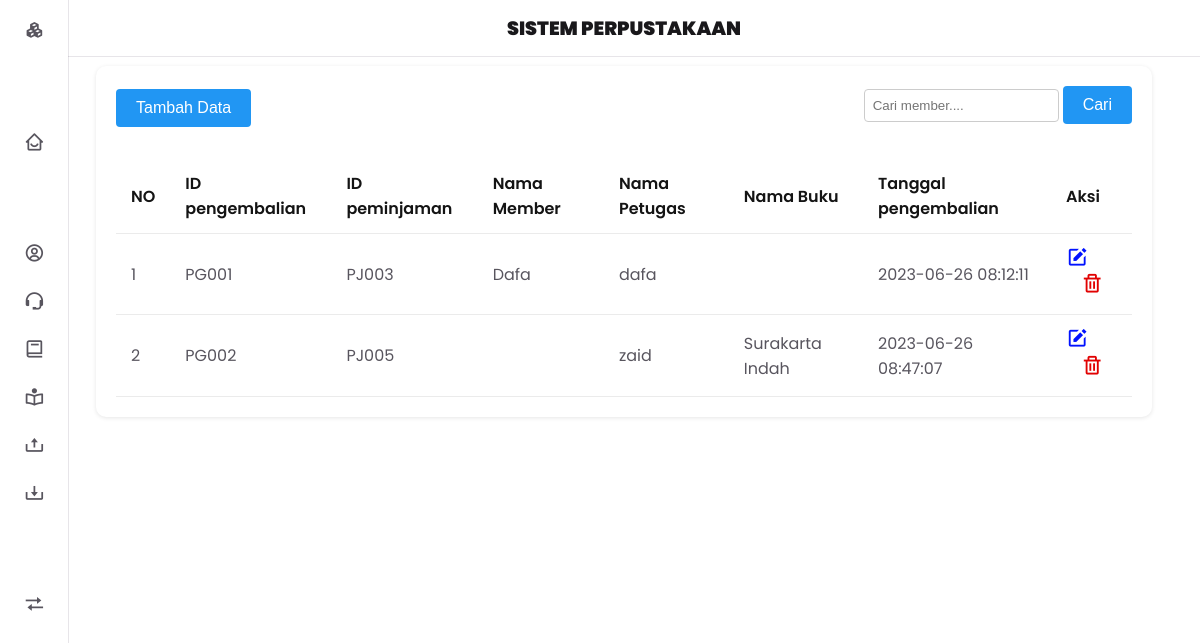
Screenshot of /public/pengembalian with the database file from the repository.
### tables this page shows
CREATE TABLE `pengembalian` (
  `id_pengembalian` varchar(20) NOT NULL,
  `id_bukuFK` varchar(20) DEFAULT NULL,
  `id_petugasFK` varchar(20) DEFAULT NULL,
  `id_memberFK` varchar(20) DEFAULT NULL,
  `id_peminjamanFK` varchar(20) DEFAULT NULL,
  `tanggal_pengembalian` datetime DEFAULT current_timestamp()
);

CREATE TABLE `member` (
  `id_member` varchar(20) NOT NULL,
  `nama_member` varchar(100) DEFAULT NULL,
  `alamat_member` varchar(255) DEFAULT NULL,
  `telp_member` varchar(15) DEFAULT NULL
);

CREATE TABLE `petugas` (
  `id_petugas` varchar(20) NOT NULL,
  `nama_petugas` varchar(100) DEFAULT NULL,
  `alamat_petugas` varchar(255) DEFAULT NULL,
  `telp_petugas` varchar(15) DEFAULT NULL
);

CREATE TABLE `buku` (
  `id_buku` varchar(20) NOT NULL,
  `kode_buku` varchar(20) DEFAULT NULL,
  `judul_buku` varchar(255) DEFAULT NULL,
  `penerbit_buku` varchar(255) DEFAULT NULL,
  `tahun_penerbit` date DEFAULT NULL
);

### app/core/Controller.php (called while the page is built, shortened)
<?php
class Controller{
    public function view($view, $data =[])
    {
        require_once '../app/views/'. $view . '.php';
    }
    public function model($model)
    {
        return new $model;
    }
}

### app/controllers/Pengembalian.php (called while the page is built, shortened)
<?php
class Pengembalian extends Controller{
    public function index()
    {
        $data['judul'] = 'Data Pengembalian';
        $data['pngmbln'] = $this->model('Pengembalian_model')->getAllPengembalian();
        $this->view('pengembalian/index', $data);
    }
}

### app/core/App.php (called while the page is built, shortened)
<?php
class App{
    protected $method = 'index';
    protected $params = [];
    public function __construct()
    {
        $this->controller = new $this->controller;
        call_user_func_array([$this->controller, $this->method], $this->params);
    }
}

### public/index.php (called while the page is built, shortened)
<?php
$app = new App;

### app/core/Database.php (called while the page is built, shortened)
<?php
class Database{
    private $host = DB_HOST;
    private $user = DB_USER;
    private $pass = DB_PASS;
    private $db_name = DB_NAME;
    private $dbh;
    private $stmt;
    public function __construct()
    {
        $dsn = 'mysql:host=' . $this->host. ';dbname=' . $this->db_name ;
        $option = [
            PDO::ATTR_PERSISTENT => true,
            PDO::ATTR_ERRMODE => PDO::ERRMODE_EXCEPTION
        ];
        try{
            $this->dbh = new PDO($dsn, $this->user, $this->pass, $option);
        }catch(PDOException $e){
            die($e->getMessage());
        }
    }
    public function query($query)
    {
        $this->stmt = $this->dbh->prepare($query);
    }
    public function execute()
    {
        $this->stmt->execute();
    }
    public function resultSet()
    {
        $this->execute();
        return $this->stmt->fetchAll(PDO::FETCH_ASSOC);
    }
}

### app/models/Pengembalian_model.php (called while the page is built, shortened)
<?php
class Pengembalian_model{
    private $db;
    public function __construct()
    {
        $this->db = new Database;
    }
    public function getAllPengembalian()
    {
        $this->db->query('SELECT * FROM
                        pengembalian
                        LEFT JOIN buku ON buku.id_buku = pengembalian.id_bukuFK
                        LEFT JOIN member ON member.id_member = pengembalian.id_memberFK
                        LEFT JOIN petugas ON petugas.id_petugas = pengembalian.id_petugasFK
                        LEFT JOIN peminjaman ON peminjaman.id_peminjaman=pengembalian.id_peminjamanFK');
        return $this->db->resultSet();
    }
}

### app/views/pengembalian/index.php (the view)
<div class="main__container">
    <div class="table-container">
      <div class="button-container">
        <div class="left-button">
          <button onclick="window.location.href='<?=BASEURL;?>/pengembalian/add'" class="add-button">Tambah Data</button>
        </div>
        <form method="POST" action="">
          <div class="right-container">
            <input type="text" class="search-input" placeholder="Cari member...." name="filter">
            <button type="submit" name="search" class="search-button">Cari</button>
          </div>
        </form>
      </div>
      <table class="table">
        <thead>
          <tr>
          <th>NO</th>
          <th>ID pengembalian</th>
          <th>ID peminjaman</th>
          <th>Nama Member</th>
          <th>Nama Petugas</th>
          <th>Nama Buku</th>
          <th>Tanggal pengembalian</th>
          <th>Aksi</th>
          </tr>
        </thead>
        <?php
        $no = 1;
        foreach($data['pngmbln'] as $pngmbln):
        ?>
        <tbody>
            <td><?= $no++; ?></td>
            <td><?= $pngmbln['id_pengembalian']; ?></td>
            <td><?= $pngmbln['id_peminjamanFK']; ?></td>
            <td><?= $pngmbln['nama_member']; ?></td>
            <td><?= $pngmbln['nama_petugas']; ?></td>
            <td><?= $pngmbln['judul_buku']; ?></td>
            <td><?= $pngmbln['tanggal_pengembalian']; ?></td>
            <td>
              <a href="<?= BASEURL;?>/pengembalian/edit/<?= $pngmbln['id_pengembalian']; ?>" class="edit-button"><i class='bx bxs-edit'></i></a>
              <a href="<?= BASEURL; ?>/pengembalian/hapus/<?=$pngmbln['id_pengembalian'];?>" onclick="return confirm('Yakin Menghapus buku?')" class="delete-button"><i class='bx bx-trash' ></i></a>
            </td>
        </tbody>
        <?php endforeach; ?>
      </table>
    </div>
  </div>

### public/css/style.css (style rules this page uses)
:root { --header-height: 3.5rem; --nav-width: 219px; --first-color: #6923d0; --frist-color-light: #f4f0fa; --title-color: #19181b; --text-color: #58555e; --text-color-light: #a5a1aa; --body-color: #ffffff; --container-color: #fff; --card-body-color: rgb(255, 255, 255); --body-font: 'Poppins', sans-serif; --big-font-size: 1.2rem; --normal-font-size: 0.938rem; --small-font-size: 0.75rem; --smaller-font-size: 0.75rem; --font-big: 900; --font-medium: 500; --font-semi-bold: 600; --z-fixed: 100; }
body { align-items: center; justify-content: center; margin: 50 0 0 0; padding: 1rem 1rem 0; font-family: var(--body-font); font-size: var(--normal-font-size); background-color: var(--body-color); color: var(--text-color); }
a { text-decoration: none; }
@media screen and (min-width: 780px) { body { padding: 1rem 3rem 0 6rem; } }
.table-container { background-color: #fff; border-radius: 10px; box-shadow: 0 1px 4px rgba(0, 0, 0, 0.1); padding: 20px; overflow-x: auto; }
.table { width: 100%; border-collapse: collapse; }
.table th, .table td { padding: 12px 15px; text-align: left; border-bottom: 1px solid #ebebeb; }
.table th { font-weight: 600; color: #141414; }
.edit-button, .delete-button { font-size: 1.4rem; color: #0112ff; }
.delete-button { padding-left: 15; margin-right: 5px; color: rgb(225, 2, 2); }
.edit-button { margin-right: -10px; }
.button-container { display: flex; flex-wrap: wrap; justify-content: space-between; align-items: center; margin-bottom: 20px; }
.left-button { flex: 1; margin-bottom: 10px; }
.search-input { margin-left: 10px; padding: 8px; border: 1px solid #ccc; border-radius: 4px; }
.search-button, .add-button { padding: 10px 20px; font-size: 16px; background-color: #2196f3; color: #fff; border: none; border-radius: 4px; cursor: pointer; }

### rows the page displays
pengembalian: id_pengembalian "PG001", id_peminjamanFK "PJ003", member.nama_member "Dafa", petugas.nama_petugas "dafa", tanggal_pengembalian "2023-06-26 08:12:11"
pengembalian: id_pengembalian "PG002", id_peminjamanFK "PJ005", petugas.nama_petugas "zaid", buku.judul_buku "Surakarta Indah", tanggal_pengembalian "2023-06-26 08:47:07"
